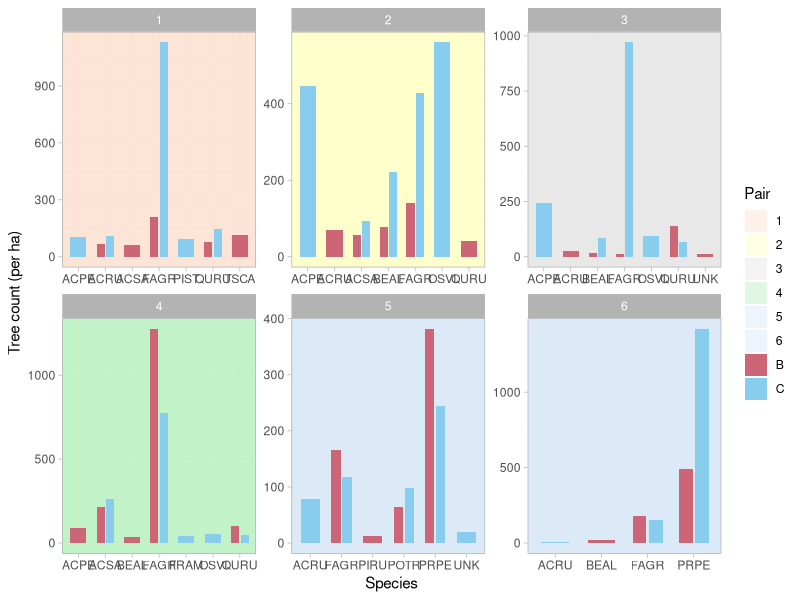
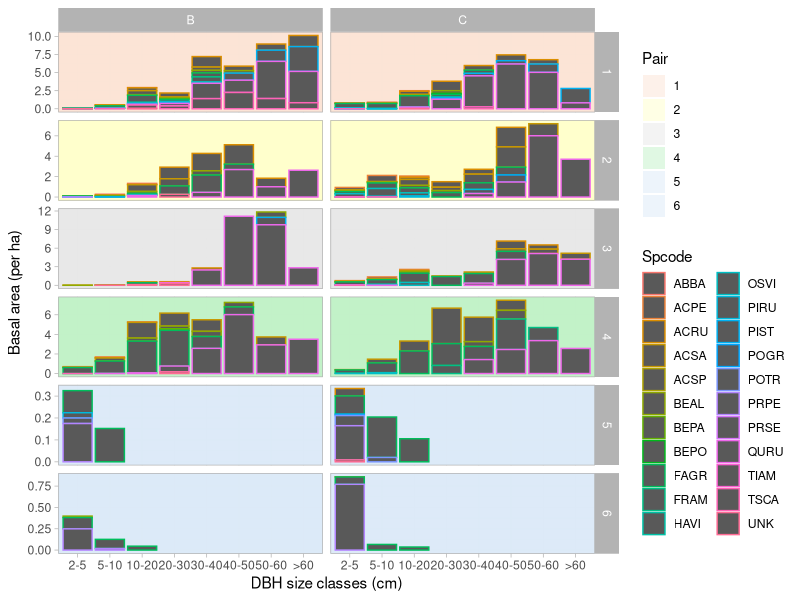

Here is the R script that generated these plots, in order:
library(tidyverse)
library(dplyr)
library(ggplot2)

trees <- read_csv("overstory.csv")

#Add Treatment & Pair columns
trees2 <- trees %>% mutate(Treatment=case_when(
  Unit %in% c("3/16","5/15","28/2","12/2") ~ "Shelterwood",
  Unit %in% c("20/2","3/1") ~ "Seedtree",
  Unit %in% c("44B","45C","46B","46C") ~ "Clearcut"))

trees2 <- trees2 %>% replace_na(list(
  Unit="Unnamed",Treatment="Unmanaged"))

trees2 <- trees2 %>% mutate(Pair=case_when(
  Unit %in% c("3/16","5/15")~"1",
  Unit %in% c("20/2","20/3","20/4","3/1")~"2",
  Unit %in% c("28/2","12/2","12/3","12/4","12/5","12/6",
              "12/7","12/8","12/9","12/10","12/11")~"3",
  Unit=="Unnamed"~"4",
  Unit %in% c("44B","45C")~"5",
  Unit %in% c("46B","46C")~"6"))

trees2 <- trees2 %>% mutate(Location=as.factor(Location)) %>% 
  mutate(Location=fct_recode(Location,
                             "BEF"="Bartlett Experimental Forest",
                             "CF"="Crawford Notch State Park",
                             "HOG"="Hogsback (Blueberry Mountain)",
                             "SB"="Stevens Brook (Plummers Ledge)"))

trees2 <- trees2 %>% 
  mutate(Location=as.factor(Location),
         Unit=as.factor(Unit),
         Disturbance=as.factor(Disturbance),
         Treatment=as.factor(Treatment),
         Pair=as.factor(Pair),
         Spcode=as.factor(Spcode))

#spcode count
tally <- trees2 %>% group_by(Pair,Disturbance,Spcode) %>% 
  summarize(tally=length(Spcode))

tally <- tally %>% group_by(Pair, Disturbance) %>% 
  slice_max(tally,n=5)

#scale up to per ha
b1 <- 66
c1 <- 46
b2 <- 31
c2 <- 30
b3 <- 30
c3 <- 45
b4 <- 43
c4 <- 19
b5 <- 10 
c5 <- 13
b6 <- 28
c6 <- 32

plotarea <- 0.00785398163397448

tally <- tally %>% mutate(Density=if_else(
  Pair=="1" & Disturbance=="B",
  tally/b1/plotarea,if_else(Pair=="1" & Disturbance=="C",
  tally/c1/plotarea,if_else(Pair=="2" & Disturbance=="B",
  tally/b2/plotarea,if_else(Pair=="2" & Disturbance=="C",
  tally/c2/plotarea,if_else(Pair=="3" & Disturbance=="B",
  tally/b3/plotarea,if_else(Pair=="3" & Disturbance=="C",
  tally/c3/plotarea,if_else(Pair=="4" & Disturbance=="B",
  tally/b4/plotarea,if_else(Pair=="4" & Disturbance=="C",
  tally/c4/plotarea,if_else(Pair=="5" & Disturbance=="B",
  tally/b5/plotarea,if_else(Pair=="5" & Disturbance=="C",
  tally/c5/plotarea,if_else(Pair=="6" & Disturbance=="B",
  tally/b6/plotarea,tally/c6/plotarea)))))))))))) 

tally$Density <- round(tally$Density,0)

#visualize stem density
bc <- c("B"="#CC6677","C"="#88CCEE")
p6 <- c("1"="#FBE3D6","2"="#FFFFCC","3"="#E8E8E8",
        "4"="#C2F1C8","5"="#DCEAF7","6"="#DCEAF7")

tally %>% 
  ggplot(aes(x=Spcode,y=Density))+
  geom_rect(aes(fill=Pair),alpha=0.5,
            xmin=-Inf, xmax=Inf, ymin=-Inf, ymax=Inf)+
  geom_col(aes(fill=Disturbance),width=0.6,
           position=position_dodge(width=0.7))+
  scale_fill_manual(values=c(p6,bc))+
  facet_wrap(vars(Pair),scales='free')+
  theme_light()+
  xlab("Species")+
  ylab("Tree count (per ha)")

#dbh classes
trees2 <- trees2 %>% mutate(dbhClass=if_else(
  `DBH (cm)`<=5,"2-5",if_else(`DBH (cm)`>5 & `DBH (cm)`<=10,
                "5-10",if_else(`DBH (cm)`>10 & `DBH (cm)`<=20,
                "10-20",if_else(`DBH (cm)`>20 & `DBH (cm)`<=30,
                "20-30",if_else(`DBH (cm)`>30 & `DBH (cm)`<=40,
                "30-40",if_else(`DBH (cm)`>40 & `DBH (cm)`<=50,
                "40-50",if_else(`DBH (cm)`>50 & `DBH (cm)`<=60,
                "50-60",">60"))))))))

trees2 <- trees2 %>% mutate(dbhClass=fct_relevel(dbhClass,"2-5","5-10","10-20",
                                                "20-30","30-40","40-50","50-60",">60"))

#basal areas
trees2 <- trees2 %>% mutate(ba=0.00007854*(`DBH (cm)`^2))

sumba <- trees2 %>% select(Pair,Disturbance,Spcode,dbhClass,ba)
sumba <- sumba %>% group_by(Pair,Disturbance,Spcode,dbhClass) %>% 
  summarize(sumba=sum(ba))

#scale up to per ha
b1 <- 66
c1 <- 46
b2 <- 31
c2 <- 30
b3 <- 30
c3 <- 45
b4 <- 43
c4 <- 19
b5 <- 10 
c5 <- 13
b6 <- 28
c6 <- 32

plotarea <- 0.00785398163397448

sumba <- sumba %>% mutate(m2ha=if_else(
  Pair=="1" & Disturbance=="B",
  sumba/b1/plotarea,if_else(Pair=="1" & Disturbance=="C",
  sumba/c1/plotarea,if_else(Pair=="2" & Disturbance=="B",
  sumba/b2/plotarea,if_else(Pair=="2" & Disturbance=="C",
  sumba/c2/plotarea,if_else(Pair=="3" & Disturbance=="B",
  sumba/b3/plotarea,if_else(Pair=="3" & Disturbance=="C",
  sumba/c3/plotarea,if_else(Pair=="4" & Disturbance=="B",
  sumba/b4/plotarea,if_else(Pair=="4" & Disturbance=="C",
  sumba/c4/plotarea,if_else(Pair=="5" & Disturbance=="B",
  sumba/b5/plotarea,if_else(Pair=="5" & Disturbance=="C",
  sumba/c5/plotarea,if_else(Pair=="6" & Disturbance=="B",
  sumba/b6/plotarea,sumba/c6/plotarea)))))))))))) 

#let's try to plot this lol
p6 <- c("1"="#FBE3D6","2"="#FFFFCC","3"="#E8E8E8","4"="#C2F1C8","5"="#DCEAF7","6"="#DCEAF7")

sumba %>% 
  ggplot(aes(x=dbhClass,y=m2ha))+
  geom_rect(aes(fill=Pair),alpha=0.5,
            xmin=-Inf, xmax=Inf, ymin=-Inf, ymax=Inf)+
  scale_fill_manual(values=p6)+
  geom_col(aes(color=Spcode))+
  facet_grid(rows=vars(Pair),cols=vars(Disturbance),scales='free')+
  theme_light()+
  xlab("DBH size classes (cm)")+
  ylab("Basal area (per ha)")


#we have not taken into account dead/alive trees